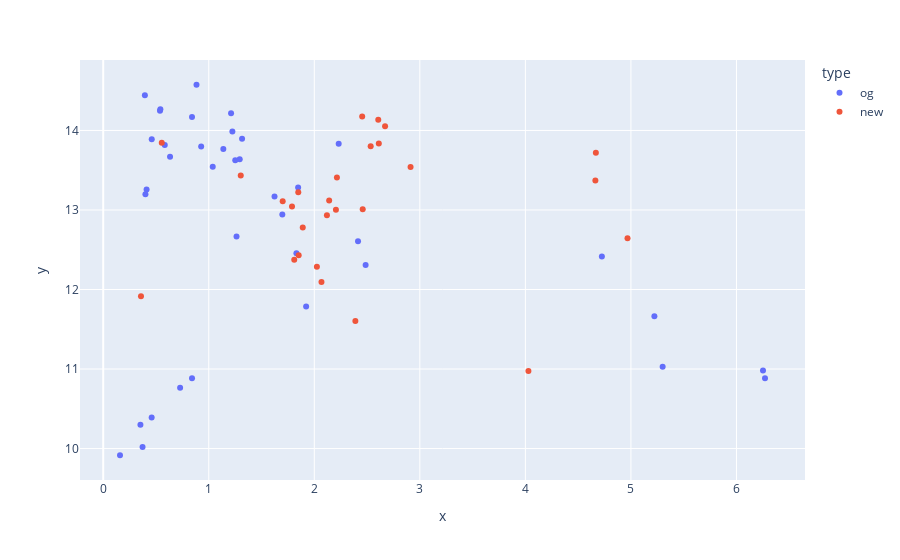

Write notebook code for a chart like this one.
### Code cell
fig = px.scatter(
    pd.concat([dfnew, dfnewtwos]), color="type", x='x', y='y')

fig.show()

### Figure 1 — Plotly figure (JSON) as saved in the notebook; plotly's stock layout.template omitted (floating-point values rounded to 4 significant figures)
{"data": [{"hovertemplate": "type=og<br>x=%{x}<br>y=%{y}<extra></extra>", "legendgroup": "og", "marker": {"color": "#636efa", "symbol": "circle"}, "mode": "markers", "name": "og", "orientation": "v", "showlegend": true, "type": "scatter", "x": [0.3527, 1.923, 2.231, 1.293, 0.3949, 0.4591, 1.224, 0.6333, 0.4111, 6.27, 0.4001, 1.697, 1.251, 1.623, 0.928, 1.138, 1.831, 0.3727, 5.301, 2.414, 0.1591, 5.222, 6.251, 0.8414, 1.263, 0.8839, 0.8414, 1.316, 2.486, 0.538, 1.038, 1.847, 4.725, 0.4598, 0.5833, 0.7287, 1.211, 0.5415], "xaxis": "x", "y": [10.3, 11.79, 13.83, 13.64, 14.44, 10.39, 13.99, 13.67, 13.26, 10.88, 13.2, 12.94, 13.62, 13.17, 13.8, 13.77, 12.46, 10.02, 11.03, 12.61, 9.916, 11.66, 10.98, 10.88, 12.67, 14.57, 14.17, 13.9, 12.31, 14.25, 13.54, 13.28, 12.42, 13.89, 13.82, 10.76, 14.22, 14.27], "yaxis": "y"}, {"hovertemplate": "type=new<br>x=%{x}<br>y=%{y}<extra></extra>", "legendgroup": "new", "marker": {"color": "#EF553B", "symbol": "circle"}, "mode": "markers", "name": "new", "orientation": "v", "showlegend": true, "type": "scatter", "x": [1.303, 0.358, 4.029, 4.968, 1.848, 2.389, 1.891, 1.852, 0.5548, 1.701, 4.663, 1.81, 2.141, 2.611, 1.789, 2.534, 4.668, 2.912, 2.214, 2.205, 2.671, 2.606, 2.459, 2.025, 2.12, 2.454, 2.068], "xaxis": "x", "y": [13.43, 11.92, 10.98, 12.64, 13.22, 11.6, 12.78, 12.43, 13.84, 13.11, 13.37, 12.38, 13.12, 13.84, 13.04, 13.8, 13.72, 13.54, 13.41, 13.0, 14.05, 14.13, 13.01, 12.29, 12.93, 14.18, 12.09], "yaxis": "y"}], "layout": {"legend": {"title": {"text": "type"}, "tracegroupgap": 0}, "margin": {"t": 60}, "xaxis": {"anchor": "y", "domain": [0, 1], "title": {"text": "x"}}, "yaxis": {"anchor": "x", "domain": [0, 1], "title": {"text": "y"}}}}
